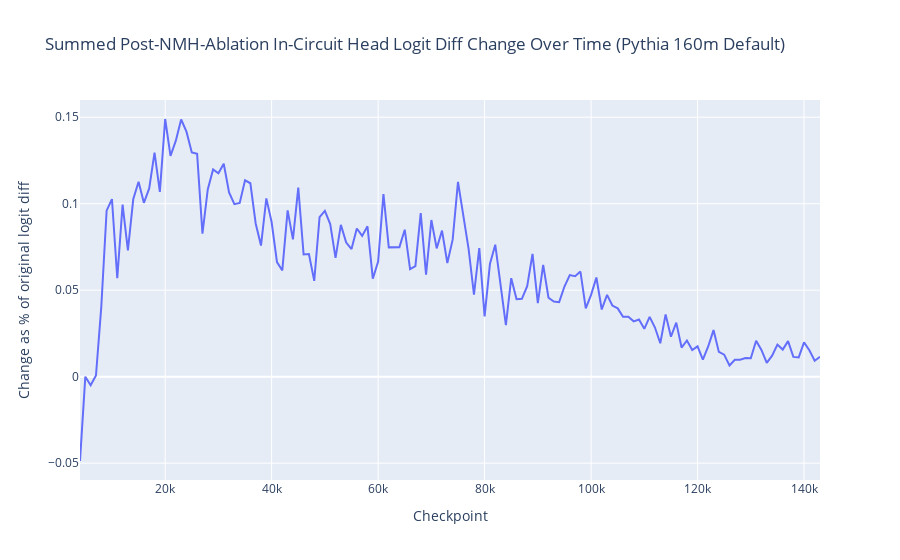

The code cell stored with this chart in its notebook:
### Code cell
# plot summed_in_circuit_head_deltas with plotly express
fig = px.line(
    x=list(summed_in_circuit_head_deltas.keys()), 
    y=list(summed_in_circuit_head_deltas.values()), 
    title="Summed Post-NMH-Ablation In-Circuit Head Logit Diff Change Over Time (Pythia 160m Default)",
    labels={'x': 'Checkpoint', 'y': 'Change as % of original logit diff'} 
)
fig.show()

### Figure 1 — Plotly figure (JSON) as saved in the notebook; plotly's stock layout.template omitted (floating-point values rounded to 4 significant figures; data arrays with more than 128 entries replaced by an {"elided": "..."} marker saying what was removed)
{"data": [{"hovertemplate": "Checkpoint=%{x}<br>Change as % of original logit diff=%{y}<extra></extra>", "legendgroup": "", "line": {"color": "#636efa", "dash": "solid"}, "marker": {"symbol": "circle"}, "mode": "lines", "name": "", "orientation": "v", "showlegend": false, "type": "scatter", "x": {"elided": "140 int values"}, "xaxis": "x", "y": {"elided": "140 float values"}, "yaxis": "y"}], "layout": {"legend": {"tracegroupgap": 0}, "title": {"text": "Summed Post-NMH-Ablation In-Circuit Head Logit Diff Change Over Time (Pythia 160m Default)"}, "xaxis": {"anchor": "y", "domain": [0, 1], "title": {"text": "Checkpoint"}}, "yaxis": {"anchor": "x", "domain": [0, 1], "title": {"text": "Change as % of original logit diff"}}}}
